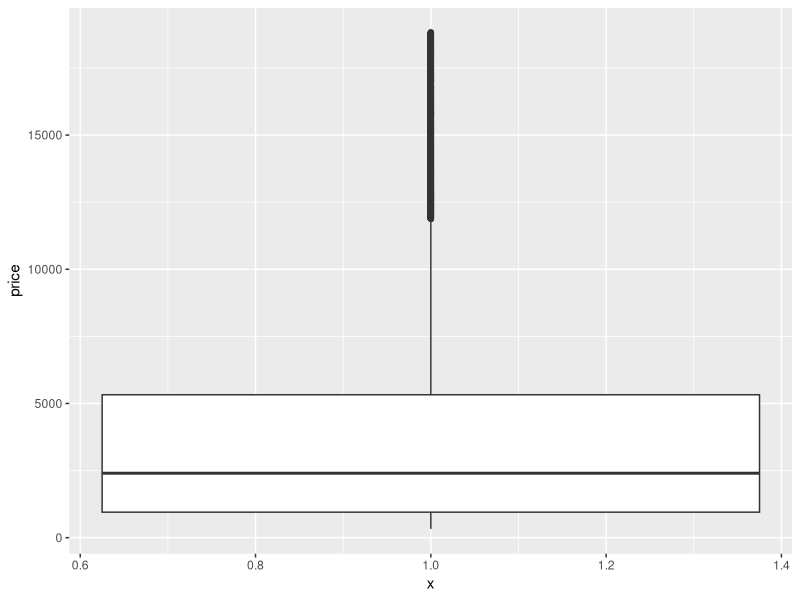
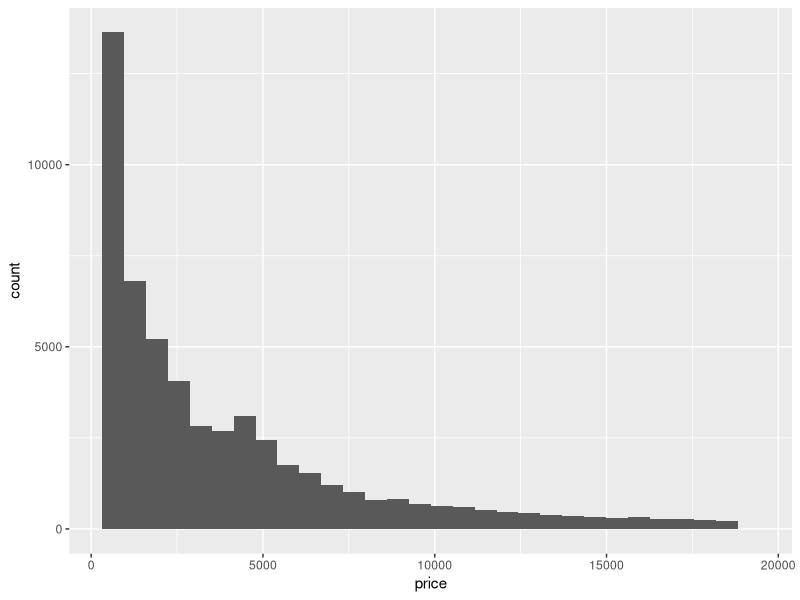
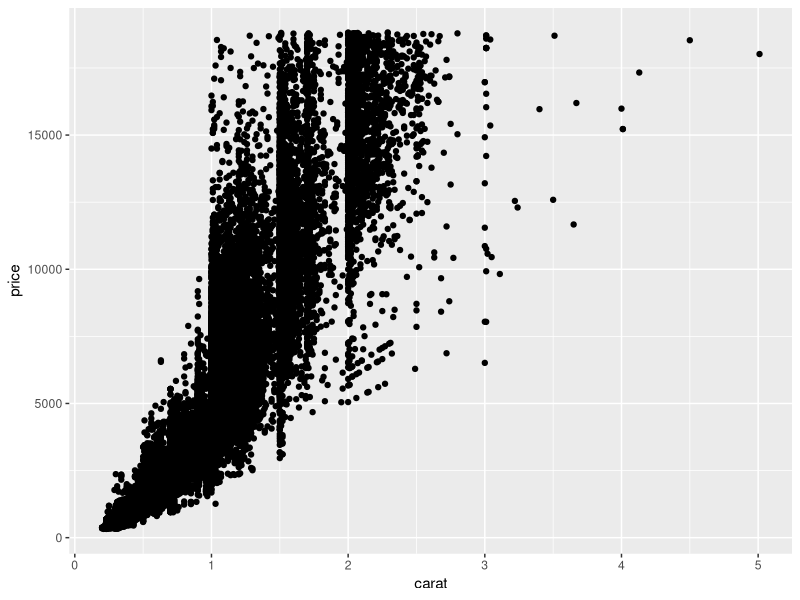
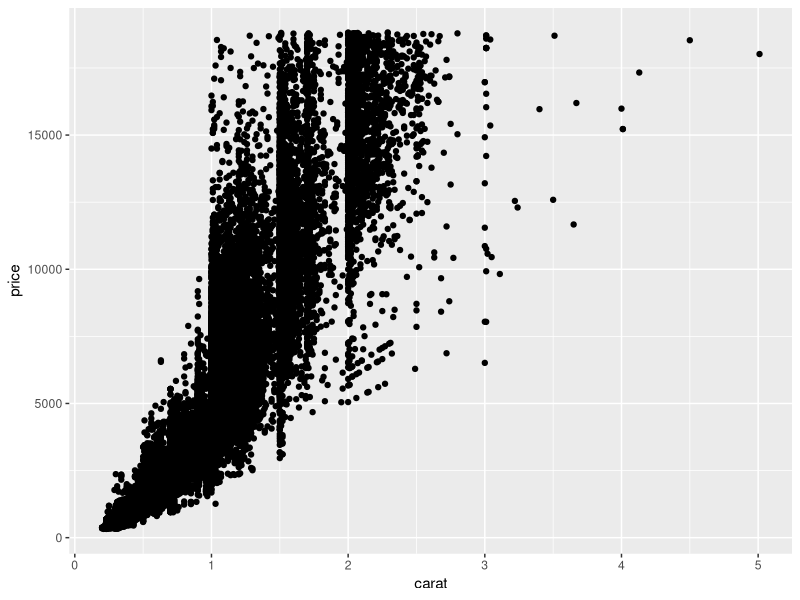
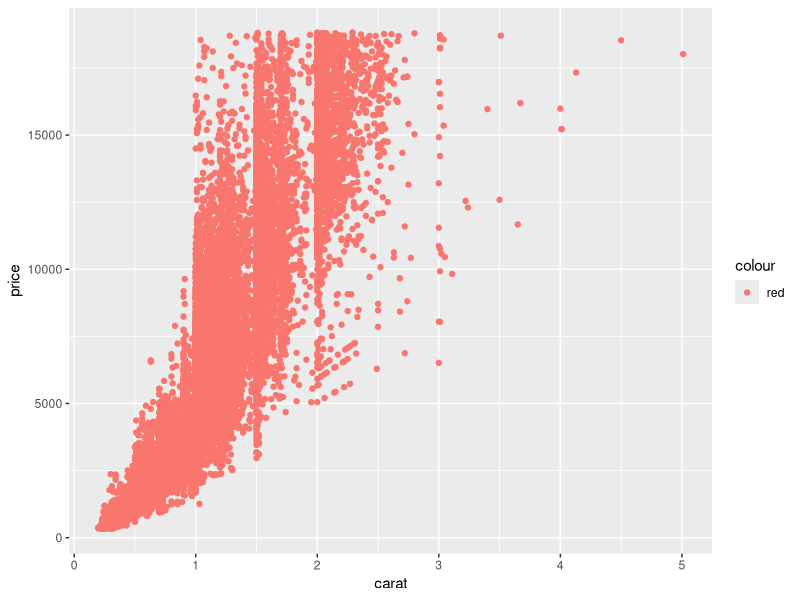
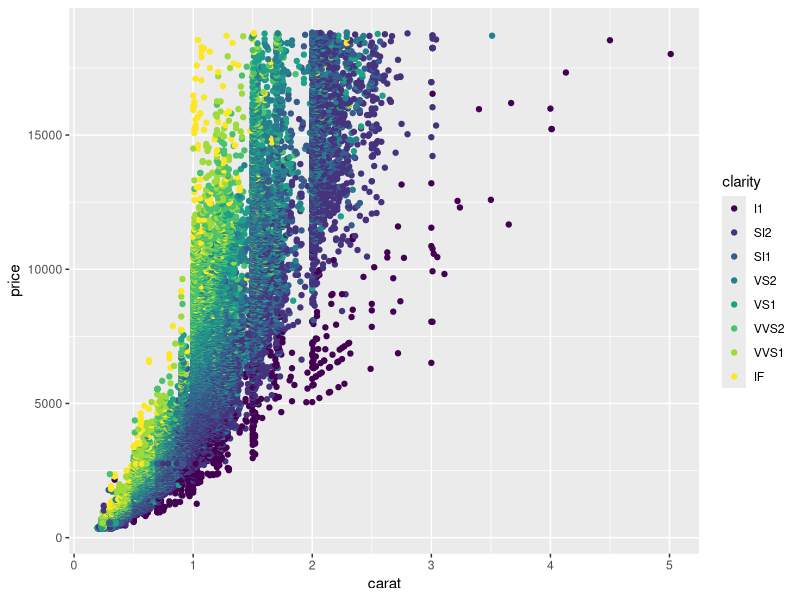
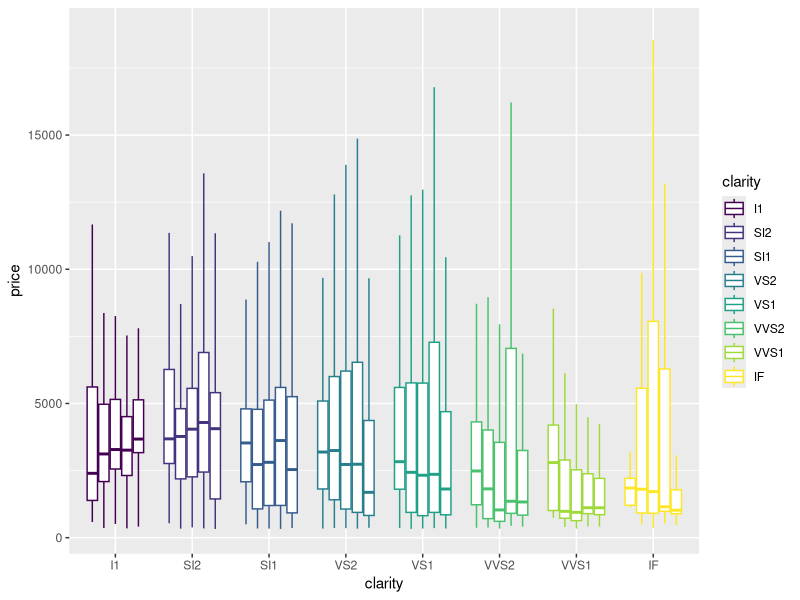
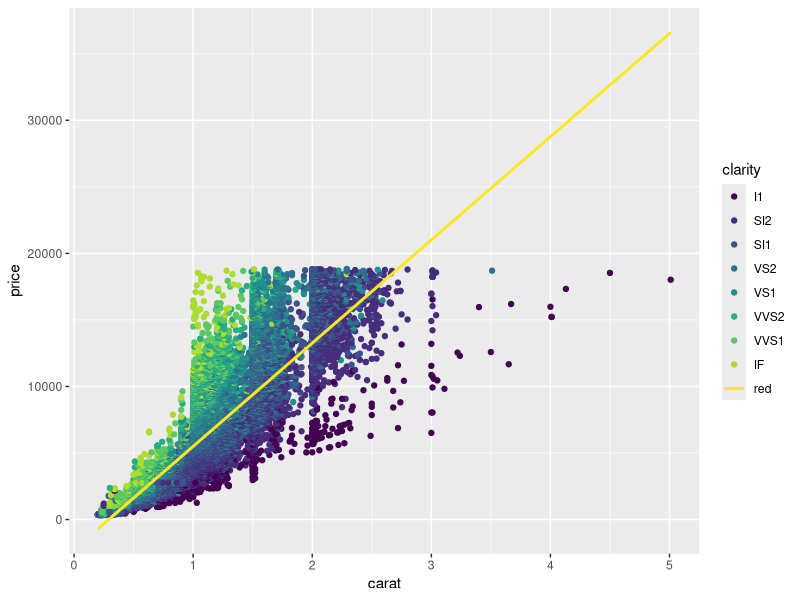

Write the R code that produced these figures, in order.
## ---- chunk 1
library("ggplot2")
## ---- chunk 2
data(diamonds)
head(diamonds)
## ---- chunk 3
g1 <- ggplot(data=diamonds,aes(x=1,y=price))
## ---- chunk 4
## Error: No layers in plot
## ---- chunk 5
g1 + geom_boxplot()
## ---- chunk 6
ggplot(diamonds,aes(x=price)) + geom_histogram()
## ---- chunk 7
g2 <- ggplot(diamonds,aes(x=carat,y=price))
g2 + geom_point()
## ---- chunk 8
ggplot() + geom_point(data=diamonds,mapping=aes(x=carat,y=price))
## ---- chunk 9
g2 + geom_point(mapping=aes(colour="red"))
## ---- chunk 10
g2 + geom_point(mapping=aes(colour=clarity))
## ---- chunk 11
ggplot(data=diamonds,
       aes(x=clarity, y=price, group=interaction(clarity,cut), color=clarity)) +
           geom_boxplot(outlier.shape=NA)
## ---- chunk 12
g2 + geom_point(aes(color=clarity)) + geom_smooth(method = "lm", se=FALSE, aes(color="red"))
## ---- chunk 13
g3 <- g2 + geom_point(aes(color=clarity)) + geom_smooth(method = "lm", se=TRUE, aes(color=clarity))
g3
## ---- chunk 14
g3 + xlab("Quilates") + ylab("Preco")
## ---- chunk 15
g3 + xlim(0,10) + ylim(0,30000)
## ---- chunk 16
g3 + theme(axis.text.x = element_text(angle=45,vjust=1,size=30))
## ---- chunk 17
g3 + xlim(0,10) + ylim(0,30000) + annotate("text",x=9.5,y=30000,label= "Painel a",color="red")
## ---- chunk 18
g3 + xlim(0,10) + ylim(0,30000) +
    annotate("rect",xmin=3, xmax=4, ymin=10000,
             ymax=20000, alpha=.2, color="blue",fill="green")
## ---- chunk 19
g3 + xlim(0,10) + ylim(0,30000) +
    annotate("segment", x=3, xend=4, y=30000, yend=20000,
             color="orange", arrow=arrow(length=unit(1,"cm")))
## ---- chunk 20
g2 + geom_point(aes(color=clarity)) + scale_color_brewer(type="seq",palette="Set3")
## ---- chunk 21
g2 + geom_point(aes(color=clarity)) + facet_grid(. ~ cut)
## ---- chunk 22
g2 + geom_point(aes(color=clarity)) + facet_grid(cut ~ .)
## ---- chunk 23
g2 + geom_point(aes(color=clarity)) + facet_grid(cut ~ clarity)
## ---- chunk 24
g3 + xlim(0,10) + ylim(0,30000) + theme(legend.position = "none")
## ---- chunk 25
g3 + xlim(0,10) + ylim(0,30000) + theme(legend.position = "bottom")
## ---- chunk 26
g3 + xlim(0,10) + ylim(0,30000) + theme(legend.position = "bottom", legend.title = element_blank())
## ---- chunk 27
g3 + xlim(0,10) + ylim(0,30000) + theme(legend.position = c(.8,.8))
## ---- chunk 28
g3 + xlim(0,10) + ylim(0,30000) + theme(legend.position = c(.8,.2))
## ---- chunk 29
g3 + theme_bw()
## ---- chunk 30
g3 + theme(panel.grid.major = element_line(colour = "red", linetype = "dotted"), panel.background = element_rect(fill = "green"))
